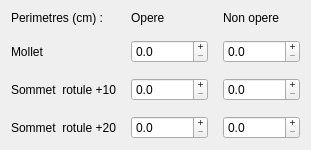
    <widget class="QWidget" name="layoutWidget_2">
     <property name="geometry">
      <rect>
       <x>540</x>
       <y>10</y>
       <width>350</width>
       <height>154</height>
      </rect>
     </property>
     <layout class="QGridLayout" name="gridLayout_perimetres_2">
      <property name="sizeConstraint">
       <enum>QLayout::SizeConstraint::SetFixedSize</enum>
      </property>
      <property name="spacing">
       <number>15</number>
      </property>
      <item row="0" column="0">
       <widget class="QLabel" name="label_perimetre_2">
        <property name="text">
         <string>Perimetres (cm) :</string>
        </property>
        <property name="textFormat">
         <enum>Qt::TextFormat::RichText</enum>
        </property>
       </widget>
      </item>
      <item row="0" column="1">
       <widget class="QLabel" name="label_opere_19">
        <property name="text">
         <string>Opere</string>
        </property>
       </widget>
      </item>
      <item row="0" column="2">
       <widget class="QLabel" name="label_non_opere_18">
        <property name="text">
         <string>Non opere</string>
        </property>
       </widget>
      </item>
      <item row="1" column="0">
       <widget class="QLabel" name="label_mollet_2">
        <property name="text">
         <string>Mollet</string>
        </property>
       </widget>
      </item>
      <item row="2" column="0">
       <widget class="QLabel" name="label_sommet_rotule_dix_2">
        <property name="text">
         <string>Sommet  rotule +10</string>
        </property>
       </widget>
      </item>
      <item row="3" column="0">
       <widget class="QLabel" name="label_sommet_rotule_vingt_2">
        <property name="text">
         <string>Sommet  rotule +20</string>
        </property>
       </widget>
      </item>
      <item row="1" column="2">
       <widget class="QDoubleSpinBox" name="doubleSpinBox_h_perimetreMolletNO">
        <property name="cursor">
         <cursorShape>ArrowCursor</cursorShape>
        </property>
        <property name="buttonSymbols">
         <enum>QAbstractSpinBox::ButtonSymbols::PlusMinus</enum>
        </property>
        <property name="accelerated">
         <bool>true</bool>
        </property>
        <property name="decimals">
         <number>1</number>
        </property>
        <property name="maximum">
         <double>100000.000000000000000</double>
        </property>
       </widget>
      </item>
      <item row="1" column="1">
       <widget class="QDoubleSpinBox" name="doubleSpinBox_h_perimetreMolletO">
        <property name="cursor">
         <cursorShape>ArrowCursor</cursorShape>
        </property>
        <property name="buttonSymbols">
         <enum>QAbstractSpinBox::ButtonSymbols::PlusMinus</enum>
        </property>
        <property name="accelerated">
         <bool>true</bool>
        </property>
        <property name="decimals">
         <number>1</number>
        </property>
        <property name="maximum">
         <double>100000.000000000000000</double>
        </property>
       </widget>
      </item>
      <item row="2" column="1">
       <widget class="QDoubleSpinBox" name="doubleSpinBox_h_perimetreRotuleDixO">
        <property name="cursor">
         <cursorShape>ArrowCursor</cursorShape>
        </property>
        <property name="buttonSymbols">
         <enum>QAbstractSpinBox::ButtonSymbols::PlusMinus</enum>
        </property>
        <property name="accelerated">
         <bool>true</bool>
        </property>
        <property name="decimals">
         <number>1</number>
        </property>
        <property name="maximum">
         <double>100000.000000000000000</double>
        </property>
       </widget>
      </item>
      <item row="2" column="2">
       <widget class="QDoubleSpinBox" name="doubleSpinBox_h_perimetreRotuleDixNO">
        <property name="cursor">
         <cursorShape>ArrowCursor</cursorShape>
        </property>
        <property name="buttonSymbols">
         <enum>QAbstractSpinBox::ButtonSymbols::PlusMinus</enum>
        </property>
        <property name="accelerated">
         <bool>true</bool>
        </property>
        <property name="decimals">
         <number>1</number>
        </property>
        <property name="maximum">
         <double>100000.000000000000000</double>
        </property>
       </widget>
      </item>
      <item row="3" column="1">
       <widget class="QDoubleSpinBox" name="doubleSpinBox_h_perimetreRotuleVingtO">
        <property name="cursor">
         <cursorShape>ArrowCursor</cursorShape>
        </property>
        <property name="buttonSymbols">
         <enum>QAbstractSpinBox::ButtonSymbols::PlusMinus</enum>
        </property>
        <property name="accelerated">
         <bool>true</bool>
        </property>
        <property name="decimals">
         <number>1</number>
        </property>
        <property name="maximum">
         <double>100000.000000000000000</double>
        </property>
       </widget>
      </item>
      <item row="3" column="2">
       <widget class="QDoubleSpinBox" name="doubleSpinBox_h_perimetreRotuleVingtNO">
        <property name="cursor">
         <cursorShape>ArrowCursor</cursorShape>
        </property>
        <property name="buttonSymbols">
         <enum>QAbstractSpinBox::ButtonSymbols::PlusMinus</enum>
        </property>
        <property name="accelerated">
         <bool>true</bool>
        </property>
        <property name="decimals">
         <number>1</number>
        </property>
        <property name="maximum">
         <double>100000.000000000000000</double>
        </property>
       </widget>
      </item>
     </layout>
    </widget>
